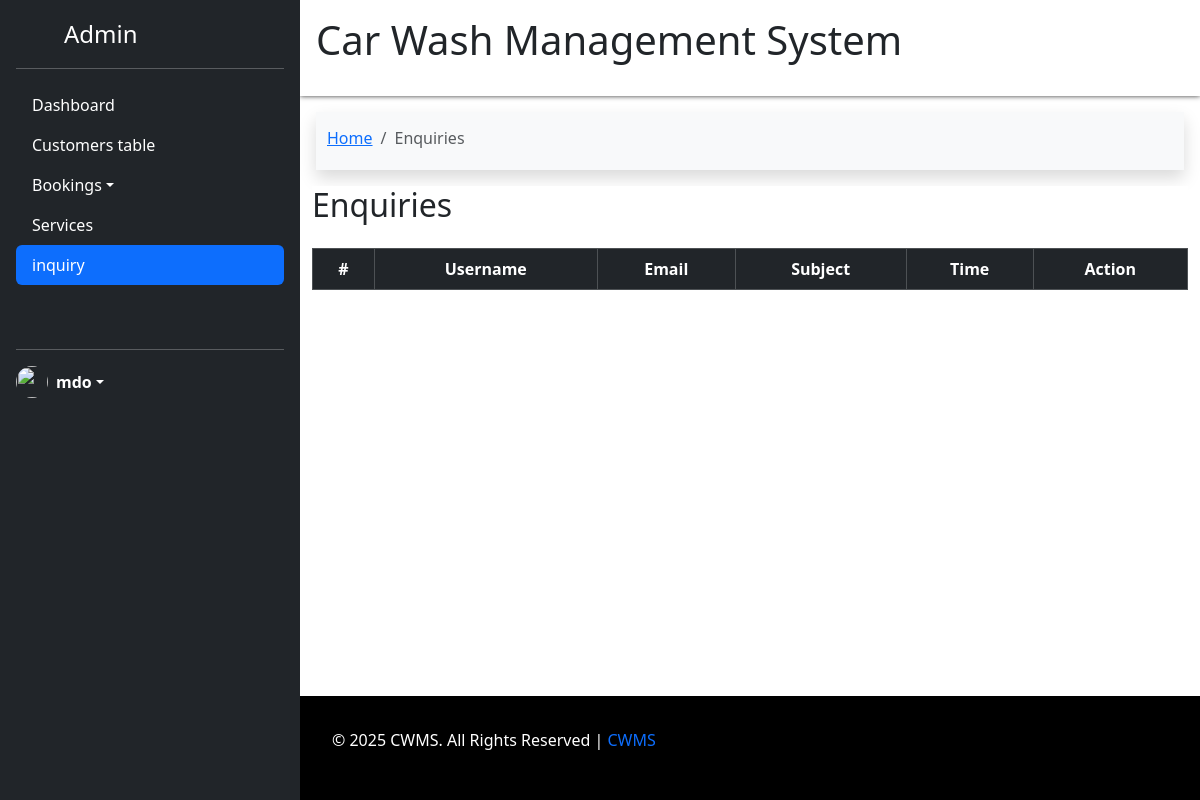
The page /page/admin.php?subpage=Enquiries (signed in) on the database as committed earlier.
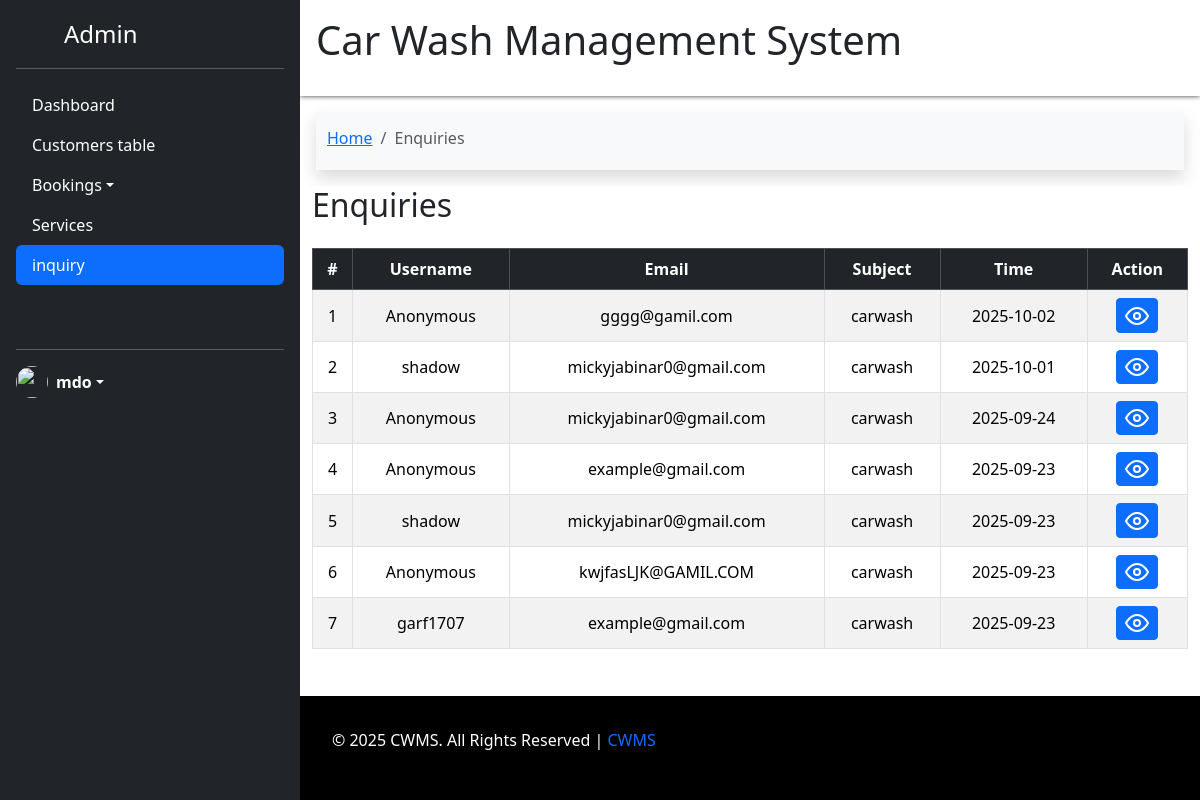
The same page on the database as committed later.
### tables this page shows
CREATE TABLE `message_tb` (
  `Message_id` int(11) NOT NULL,
  `Message` varchar(1000) DEFAULT NULL,
  `Subject` varchar(1000) DEFAULT NULL,
  `Username` varchar(250) DEFAULT NULL,
  `Email` varchar(255) DEFAULT NULL,
  `Time` date NOT NULL DEFAULT current_timestamp()
);

### modal/db_connect.php (called while the page is built, shortened)
<?php
	class Connector{
		private $servername = "localhost";
		private $username = "root";
		private $password = "";
		function __construct(){
			try {
				$this->conn = new PDO("mysql:host=$this->servername;dbname=carwash", $this->username, $this->password);
			} catch(PDOException $e) {
				echo "Connection failed: " . $e->getMessage();
			}
		}
	}
?>

### modal/Adminmodal.php (called while the page is built, shortened)
<?php
include "db_connect.php";
class Adminmodal extends Connector
{
    public function message()
    {
        $sql = "SELECT * FROM message_tb ORDER BY Message_id DESC";
        $stmt = $this->conn->prepare($sql);
        $stmt->execute();
        return $stmt->fetchall(PDO::FETCH_ASSOC);
    }
}

### views/Enquiries.php (the view, shortened to what this page needs)
<?php include "../nav/admin-header.php" ?>
<main>
    <div
        aria-label="breadcrumb" class="bg-light p-1 m-3 shadow">
        <ol class="breadcrumb s1">
            <li class="breadcrumb-item"><a href="admin.php">Home</a></li>
            <li class="breadcrumb-item active" aria-current="page">Enquiries</li>
        </ol>
    </div>
        <div class="container">
        <div class="row">
            <div class="col-md-12">
                <div class="card-footer bg-white">
                    <h2 class="mb-4">Enquiries</h2>
                    <div class="table-responsive">
                        <table id="example" class="table table-bordered table-hover table-striped align-middle">
                            <thead class="table-dark">
                                <tr align="center">
                                    <th>#</th>
                                    <th>Username</th>
                                    <th>Email</th>
                                    <th>Subject</th>
                                    <th>Time</th>
                                    <th>Action</th>
                                </tr>
                            </thead>
                            <tbody>
                                <?php
                                $usertable1 = $adminusertable->message();
                                $n = 0;
                                foreach ($usertable1 as $bk) {
                                    $n++;
                                ?>
                                    <tr align="center">
                                        <td><?= $n ?></td>
                                        <td><?= !empty($bk['Username']) ? $bk['Username'] : 'Anonymous'?></td>
                                        <td><?= htmlspecialchars($bk['Email']) ?></td>
                                        <td><?= htmlspecialchars($bk['Subject'])?></td>
                                        <td><?= htmlspecialchars($bk['Time']) ?></td>
                                        <td align="center"><button class="btn btn-primary btn-sm"
                                                title="VIEW"
                                                data-bs-toggle="modal"
                                                data-bs-target="#payment<?= ($bk['Message_id']) ?>">
                                                <svg xmlns="http://www.w3.org/2000/svg"
                                                        width="24" height="24"
                                                        viewBox="0 0 24 24"
                                                        fill="none"
                                                        stroke="currentColor"
                                                        stroke-width="2"
                                                        stroke-linecap="round"
                                                        stroke-linejoin="round"
                                                        class="feather feather-eye"
                                                        title="VIEW FEATURE">
                                                        <path d="M1 12s4-8 11-8 11 8 11 8-4 8-11 8-11-8-11-8z" />
                                                        <circle cx="12" cy="12" r="3" />
                                                    </svg>
                                            </button>
                                        </td>
                                    </tr>
                                <?php } ?>
                            </tbody>
                        </table>
                    </div>
                </div>
            </div>
        </div>
    </div>
    <?php include "../nav/admin-footer.php" ?>

Rows that differ between the two databases and show on the page:
added message_tb: Username "Anonymous", Email "gggg@gamil.com", Subject "carwash", Time "2025-10-02"
added message_tb: Username "shadow", Email "mickyjabinar0@gmail.com", Subject "carwash", Time "2025-10-01"
added message_tb: Username "Anonymous", Email "mickyjabinar0@gmail.com", Subject "carwash", Time "2025-09-24"
added message_tb: Username "Anonymous", Email "example@gmail.com", Subject "carwash", Time "2025-09-23"
added message_tb: Username "shadow", Email "mickyjabinar0@gmail.com", Subject "carwash", Time "2025-09-23"
added message_tb: Username "Anonymous", Email "kwjfasLJK@GAMIL.COM", Subject "carwash", Time "2025-09-23"
added message_tb: Username "garf1707", Email "example@gmail.com", Subject "carwash", Time "2025-09-23"
